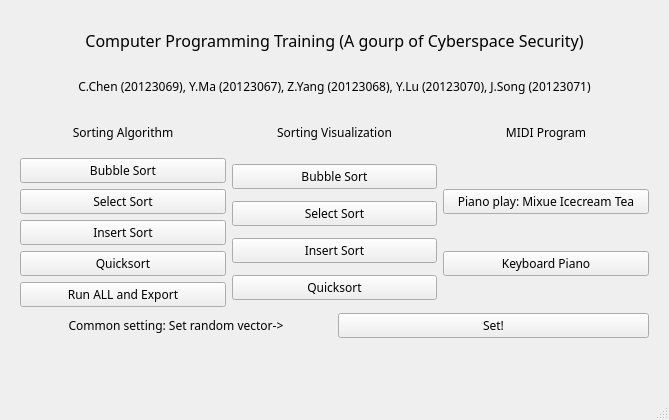
<?xml version="1.0" encoding="UTF-8"?>
<ui version="4.0">
 <class>Computer_Programing_Training</class>
 <widget class="QMainWindow" name="Computer_Programing_Training">
  <property name="geometry">
   <rect>
    <x>0</x>
    <y>0</y>
    <width>669</width>
    <height>420</height>
   </rect>
  </property>
  <property name="windowTitle">
   <string>MainWindow</string>
  </property>
  <widget class="QWidget" name="centralwidget">
   <property name="sizePolicy">
    <sizepolicy hsizetype="Expanding" vsizetype="Expanding">
     <horstretch>0</horstretch>
     <verstretch>0</verstretch>
    </sizepolicy>
   </property>
   <property name="font">
    <font>
     <family>微软雅黑</family>
    </font>
   </property>
   <layout class="QGridLayout" name="gridLayout">
    <item row="0" column="0">
     <layout class="QVBoxLayout" name="verticalLayout_2">
      <property name="sizeConstraint">
       <enum>QLayout::SetDefaultConstraint</enum>
      </property>
      <property name="leftMargin">
       <number>11</number>
      </property>
      <property name="topMargin">
       <number>11</number>
      </property>
      <property name="rightMargin">
       <number>11</number>
      </property>
      <property name="bottomMargin">
       <number>11</number>
      </property>
      <item>
       <widget class="QLabel" name="label">
        <property name="font">
         <font>
          <family>微软雅黑</family>
          <pointsize>12</pointsize>
         </font>
        </property>
        <property name="text">
         <string>Computer Programming Training (A gourp of Cyberspace Security)</string>
        </property>
        <property name="alignment">
         <set>Qt::AlignCenter</set>
        </property>
       </widget>
      </item>
      <item>
       <widget class="QLabel" name="label_2">
        <property name="font">
         <font>
          <family>微软雅黑</family>
         </font>
        </property>
        <property name="text">
         <string>C.Chen (20123069), Y.Ma (20123067), Z.Yang (20123068), Y.Lu (20123070), J.Song (20123071)</string>
        </property>
        <property name="alignment">
         <set>Qt::AlignCenter</set>
        </property>
       </widget>
      </item>
      <item>
       <layout class="QHBoxLayout" name="horizontalLayout_2">
        <item>
         <widget class="QLabel" name="label_5">
          <property name="font">
           <font>
            <family>微软雅黑</family>
           </font>
          </property>
          <property name="text">
           <string>Sorting Algorithm</string>
          </property>
          <property name="alignment">
           <set>Qt::AlignCenter</set>
          </property>
         </widget>
        </item>
        <item>
         <widget class="QLabel" name="label_3">
          <property name="font">
           <font>
            <family>微软雅黑</family>
           </font>
          </property>
          <property name="text">
           <string>Sorting Visualization</string>
          </property>
          <property name="alignment">
           <set>Qt::AlignCenter</set>
          </property>
         </widget>
        </item>
        <item>
         <widget class="QLabel" name="label_4">
          <property name="font">
           <font>
            <family>微软雅黑</family>
           </font>
          </property>
          <property name="text">
           <string>MIDI Program</string>
          </property>
          <property name="alignment">
           <set>Qt::AlignCenter</set>
          </property>
         </widget>
        </item>
       </layout>
      </item>
      <item>
       <layout class="QHBoxLayout" name="horizontalLayout">
        <item>
         <layout class="QVBoxLayout" name="verticalLayout_3">
          <item>
           <widget class="QPushButton" name="Button_BubbleSort_Algo">
            <property name="font">
             <font>
              <family>微软雅黑</family>
             </font>
            </property>
            <property name="text">
             <string>Bubble Sort</string>
            </property>
           </widget>
          </item>
          <item>
           <widget class="QPushButton" name="Button_SelectSort_Algo">
            <property name="font">
             <font>
              <family>微软雅黑</family>
             </font>
            </property>
            <property name="text">
             <string>Select Sort</string>
            </property>
           </widget>
          </item>
          <item>
           <widget class="QPushButton" name="Button_InsertSort_Algo">
            <property name="font">
             <font>
              <family>微软雅黑</family>
             </font>
            </property>
            <property name="text">
             <string>Insert Sort</string>
            </property>
           </widget>
          </item>
          <item>
           <widget class="QPushButton" name="Button_QuickSort_Algo">
            <property name="font">
             <font>
              <family>微软雅黑</family>
             </font>
            </property>
            <property name="text">
             <string>Quicksort</string>
            </property>
           </widget>
          </item>
          <item>
           <widget class="QPushButton" name="pushButton">
            <property name="text">
             <string>Run ALL and Export</string>
            </property>
           </widget>
          </item>
         </layout>
        </item>
        <item>
         <layout class="QVBoxLayout" name="verticalLayout_4">
          <item>
           <widget class="QPushButton" name="Button_BubbleSort_Visual">
            <property name="font">
             <font>
              <family>微软雅黑</family>
             </font>
            </property>
            <property name="text">
             <string>Bubble Sort</string>
            </property>
           </widget>
          </item>
          <item>
           <widget class="QPushButton" name="Button_SelectSort_Visual">
            <property name="font">
             <font>
              <family>微软雅黑</family>
             </font>
            </property>
            <property name="text">
             <string>Select Sort</string>
            </property>
           </widget>
          </item>
          <item>
           <widget class="QPushButton" name="Button_InsertSort_Visual">
            <property name="font">
             <font>
              <family>微软雅黑</family>
             </font>
            </property>
            <property name="text">
             <string>Insert Sort</string>
            </property>
           </widget>
          </item>
          <item>
           <widget class="QPushButton" name="Button_QuickSort_Visual">
            <property name="font">
             <font>
              <family>微软雅黑</family>
             </font>
            </property>
            <property name="text">
             <string>Quicksort</string>
            </property>
           </widget>
          </item>
         </layout>
        </item>
        <item>
         <layout class="QVBoxLayout" name="verticalLayout_5">
          <item>
           <widget class="QPushButton" name="Button_Piano_Play">
            <property name="font">
             <font>
              <family>微软雅黑</family>
             </font>
            </property>
            <property name="text">
             <string>Piano play: Mixue Icecream Tea</string>
            </property>
           </widget>
          </item>
          <item>
           <widget class="QPushButton" name="Button_Keyboard_Piano">
            <property name="font">
             <font>
              <family>微软雅黑</family>
             </font>
            </property>
            <property name="text">
             <string>Keyboard Piano</string>
            </property>
           </widget>
          </item>
         </layout>
        </item>
       </layout>
      </item>
      <item>
       <layout class="QHBoxLayout" name="horizontalLayout_3">
        <item>
         <widget class="QLabel" name="label_6">
          <property name="font">
           <font>
            <family>微软雅黑</family>
           </font>
          </property>
          <property name="text">
           <string>Common setting: Set random vector-&gt;</string>
          </property>
          <property name="alignment">
           <set>Qt::AlignCenter</set>
          </property>
         </widget>
        </item>
        <item>
         <widget class="QPushButton" name="Button_Set">
          <property name="font">
           <font>
            <family>微软雅黑</family>
           </font>
          </property>
          <property name="text">
           <string>Set!</string>
          </property>
         </widget>
        </item>
       </layout>
      </item>
      <item>
       <spacer name="verticalSpacer">
        <property name="orientation">
         <enum>Qt::Vertical</enum>
        </property>
        <property name="sizeType">
         <enum>QSizePolicy::Fixed</enum>
        </property>
        <property name="sizeHint" stdset="0">
         <size>
          <width>20</width>
          <height>40</height>
         </size>
        </property>
       </spacer>
      </item>
     </layout>
    </item>
   </layout>
  </widget>
  <widget class="QMenuBar" name="menubar">
   <property name="geometry">
    <rect>
     <x>0</x>
     <y>0</y>
     <width>669</width>
     <height>22</height>
    </rect>
   </property>
  </widget>
  <widget class="QStatusBar" name="statusbar"/>
 </widget>
 <resources/>
 <connections/>
</ui>
